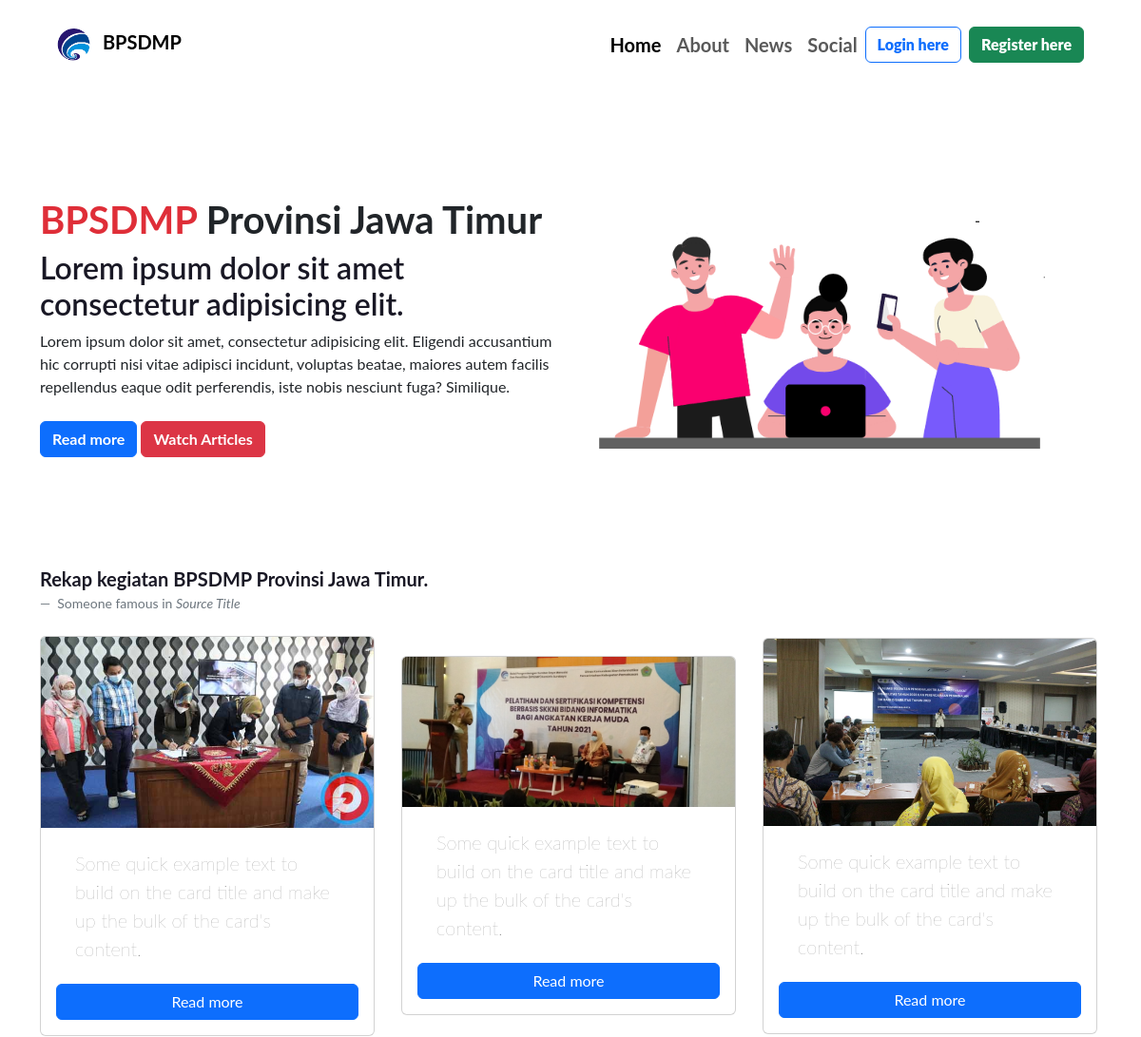
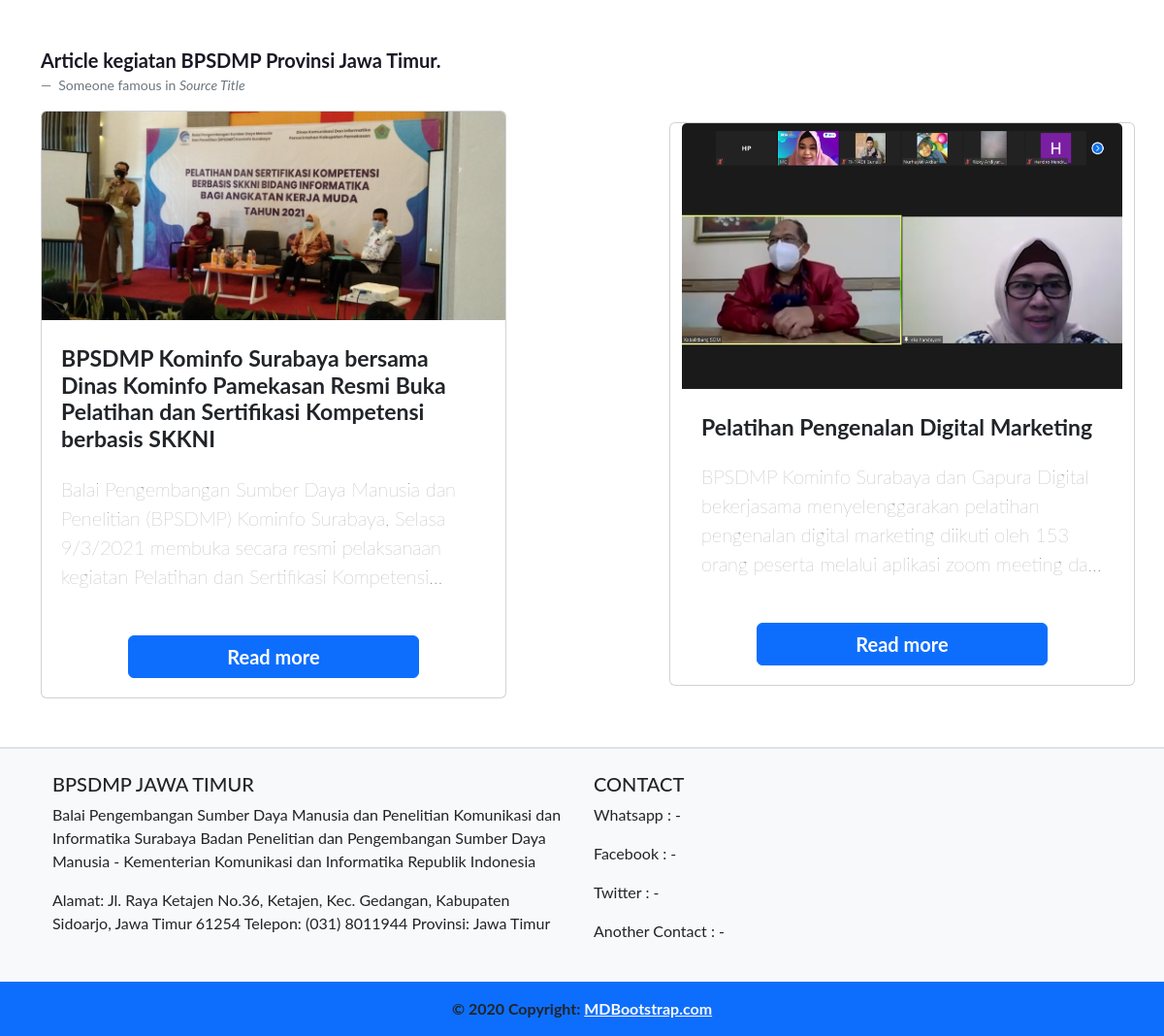
The page / on the database its author committed (2 pictures, top to bottom).
### tables this page shows
CREATE TABLE `articles` (
  `id` int(11) NOT NULL,
  `gambar` varchar(255) NOT NULL,
  `judul` varchar(255) NOT NULL,
  `konten` varchar(255) NOT NULL
);

### Index.php (the view, shortened to what this page needs)
<?php include("config.php"); ?>
<!DOCTYPE html>
<html lang="en">
<head>
    <link rel="stylesheet" href="./bootstrap/css/bootstrap.css" />
</head>
<body>
    <nav class="navbar navbar-expand-lg p-4 mx-4 fixed">
        <div class="container-fluid">
            <a class="navbar-brand fw-bolder" href="Index.php">
                <img src="./assets/logo BPSDMP.png" width="35px" height="auto" class="me-2" />
                BPSDMP</a>
            <div class="collapse navbar-collapse" id="navbarText">
                <ul class="navbar-nav ms-auto mb-2 mb-lg-0 fs-5 fw-bolder">
                    <li class="nav-item">
                        <a class="nav-link active" aria-current="page" href="Index.php">Home</a>
                    </li>
                    <li class="nav-item">
                        <a class="nav-link" href="About.php">About</a>
                    </li>
                    <li class="nav-item">
                        <a class="nav-link" href="#">News</a>
                    </li>
                    <li class="nav-item">
                        <a class="nav-link" href="#">Social</a>
                    </li>
                    <li class="nav-item pt-1">
                        <a href="./authentication/AdminLogin.php" class="btn btn-outline-primary me-2 fw-bolder">Login here</a>
                    </li>
                    <li class="nav-item pt-1">
                        <a href="./authentication/AdminRegister.php" class="btn btn-success fw-bolder">Register here</a>
                    </li>
                </ul>
            </div>
        </div>
    </nav>
    <div class="container">
        <div class="row d-flex">
            <div class="col-lg-6 align-self-center align-items-center justify-content-center">
                <h1 class="fw-bolder"><span style="color: #DF2E38;">BPSDMP </span>Provinsi Jawa Timur</h1>
                <h2 class="fw-semibold" style="color:#191825;">Lorem ipsum dolor sit amet consectetur adipisicing elit.</h2>
                <span>Lorem ipsum dolor sit amet, consectetur adipisicing elit. Eligendi
                    accusantium hic corrupti nisi vitae adipisci incidunt, voluptas
                    beatae, maiores autem facilis repellendus eaque odit perferendis,
                    iste nobis nesciunt fuga? Similique.</span>
                <a href="About.php" class="btn btn-primary fw-bolder mt-4">Read more</a>
                <a href="About.php" class="btn btn-danger fw-bolder mt-4">Watch Articles</a>
            </div>
            <div class="col-lg-6">
                <img src="./assets/components/103206-people.gif" alt="People gif" width="500px" height="auto" />
            </div>
        </div>
    </div>
    <div class="container">
        <figure class="text-start">
            <blockquote class="blockquote">
                <p class="fw-bolder" style="color:#191825">Rekap kegiatan BPSDMP Provinsi Jawa Timur.</p>
            </blockquote>
            <figcaption class="blockquote-footer">
                Someone famous in <cite title="Source Title">Source Title</cite>
            </figcaption>
        </figure>
    </div>
    <div class="container mt-4">
        <div class="row d-flex align-self-center align-items-center justify-content-center">
            <div class="col-md">
                <div class="card" style="width: 22rem;">
                    <img src="/assets/tambahan 2.jpg" class="card-img-top" alt="...">
                    <div class="card-body">
                        <p class="card-text">Some quick example text to build on the card title and make up the bulk of the card's content.</p>
                        <button class="w-100 btn btn-primary">Read more</button>
                    </div>
                </div>
            </div>
            <div class="col-md">
                <div class="card" style="width: 22rem;">
                    <img src="/assets/tambahan.jpg" class="card-img-top" alt="...">
                    <div class="card-body">
                        <p class="card-text">Some quick example text to build on the card title and make up the bulk of the card's content.</p>
                        <button class="w-100 btn btn-primary">Read more</button>
                    </div>
                </div>
            </div>
            <div class="col-md">
                <div class="card" style="width: 22rem;">
                    <img src="/assets/tambahan 3.jpg" class="card-img-top" alt="...">
                    <div class="card-body">
                        <p class="card-text">Some quick example text to build on the card title and make up the bulk of the card's content.</p>
                        <button class="w-100 btn btn-primary">Read more</button>
                    </div>
                </div>
            </div>
        </div>
    </div>
    <div class="container mt-5">
        <figure class="text-start">
            <blockquote class="blockquote">
                <p class="fw-bolder" style="color:#191825">Article kegiatan BPSDMP Provinsi Jawa Timur.</p>
            </blockquote>
            <figcaption class="blockquote-footer">
                Someone famous in <cite title="Source Title">Source Title</cite>
            </figcaption>
        </figure>
    </div>
    <div class="container w-content">
        <div class="row align-items-center ">
            <div class="col align-self-center justify-content-start">
                <?php
                $sql = "SELECT * FROM articles";
                $query = mysqli_query($db, $sql);
                while ($article = mysqli_fetch_array($query)) {
                    echo "<div class='card card-article'>";
                    echo "<img class='card-img-top img-article' src='/assets/$article[gambar]'";
                    echo "<div class='card-body'>";
                    echo "<h5 class='card-title overflow'>$article[judul] </h5>";
                    echo "<p class='card-text overflow pt-2'>$article[konten]</p>";
                    echo "<br />";
                    echo "<ahref='/About.php?id=" . $article['id'] . "' class='btn btn-primary btn-article'>Read more</a>";
                    echo "</div>";
                    echo "</div>";
                }
                ?>
            </div>
    <div class="border"></div>
    <footer class="bg-light text-center text-lg-start">
        <div class="container p-4">
            <div class="row">
                <div class="col-lg-6 col-md-12 mb-4 mb-md-0">
                    <h5 class="text-uppercase">BPSDMP Jawa Timur</h5>
                    <p>
                        Balai Pengembangan Sumber Daya Manusia dan Penelitian Komunikasi dan Informatika Surabaya
                        Badan Penelitian dan Pengembangan Sumber Daya Manusia - Kementerian Komunikasi dan Informatika Republik Indonesia
                    </p>
                    <p>
                        Alamat: Jl. Raya Ketajen No.36, Ketajen, Kec. Gedangan, Kabupaten Sidoarjo, Jawa Timur 61254
                        Telepon: (031) 8011944
                        Provinsi: Jawa Timur
                    </p>
                </div>
                <div class="col-lg-6 col-md-12 mb-4 mb-md-0">
                    <h5 class="text-uppercase">Contact</h5>
                    <p>Whatsapp : -</p>
                    <p>Facebook : -</p>
                    <p>Twitter : -</p>
                    <p>Another Contact : -</p>
                </div>
            </div>
        </div>
        <div class="text-center p-3 bg-primary fw-bolder">
            © 2020 Copyright:
            <a class="text-light" href="https://mdbootstrap.com/">MDBootstrap.com</a>
        </div>
    </footer>
</body>
</html>

### Index.php (style rules this page uses)
.card-article { max-width: 30rem; max-height: auto; padding-bottom: 20px; margin-bottom: 50px; }
.card-title { margin-top: 20px; padding: 6px 20px; font-size: 23px; font-weight: 700; }
.card-text { padding: 6px 20px; font-size: 20px; color: grey; font-weight: lighter; }
.img-article { max-width: 100%; width: cover; height: auto; }
.btn-article { margin: auto; max-width: 300px; font-size: 20px; font-weight: 700; width: 100%; }
.overflow { overflow: hidden; text-overflow: ellipsis; -webkit-line-clamp: 4; -webkit-box-orient: vertical; display: -webkit-box; word-break: break-word; }
.border { color: black; }
* { font-family: "Lato", sans-serif; }

### rows shown on the page
articles: gambar (picture), judul "BPSDMP Kominfo Surabaya bersama Dinas Kominfo Pamekasan Resmi Buka Pelatihan dan Sertifikasi Kompetensi berbasis SKKNI", konten "Balai Pengembangan Sumber Daya Manusia dan Penelitian (BPSDMP) Kominfo Surabaya, Selasa 9/3/2021 membuka secara resmi pelaksanaan kegiatan Pelatihan dan Sertifikasi…"
articles: gambar (picture), judul "Pelatihan Pengenalan Digital Marketing", konten "BPSDMP Kominfo Surabaya dan Gapura Digital bekerjasama menyelenggarakan pelatihan pengenalan digital marketing diikuti oleh 153 orang peserta melalui aplikasi zoom meeting…"
